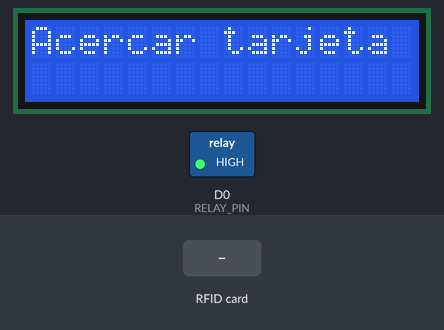
A sketch run on a simulated ESP8266 (NodeMCU). On the bench: 16×2 character LCD, switched loads named in the sketch (green lamp = pin HIGH). The test bench sets the inputs (shaded band). WiFi joins after 1.5 s; servers stay silent unless stated; uploads are accepted with an empty reply; what the sketch prints to the serial monitor is not drawn.

Above: at 3.3 s.
3.4 s: RFID card 5E 7A 19 C4 held to the reader
At 4.7 s:
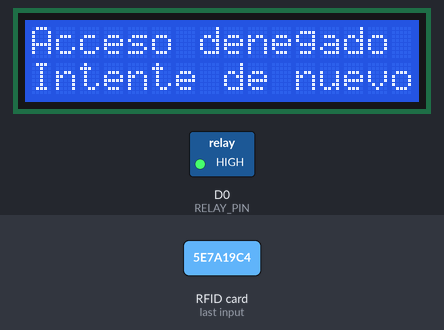
At 7.6 s:
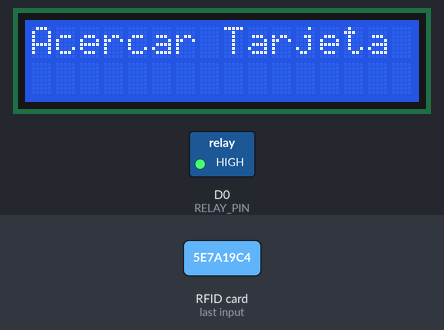
Timing chart, 0 to 9.1 s (numbered marks = the images above; inputs shaded):
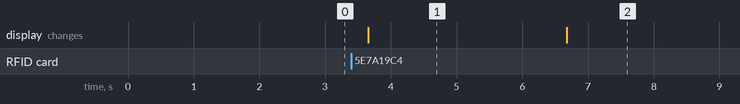

The sketch:

EjecutableHardware.ino
```cpp
#include <Wire.h>
#include <LiquidCrystal_PCF8574.h>
#include <SPI.h>
#include <MFRC522.h>
#include <ESP8266WiFi.h>
#include <WiFiClient.h>
#include <ESP8266HTTPClient.h>

// Pines RFID
#define SS_PIN D2      // SDA del RC522
#define RST_PIN D1     // RST del RC522

// Pin del relé que activa la cerradura
#define RELAY_PIN D0   // GPIO16

MFRC522 mfrc522(SS_PIN, RST_PIN);  // Crear objeto para RFID
LiquidCrystal_PCF8574 lcd(0x27);   // Dirección I2C del LCD

const char* ssid = "Alejandro";               // Tu SSID
const char* password = "roldan1982";          // Tu contraseña WiFi
const char* serverName = "http://172.20.10.2:5000/historial";  // URL del servidor Flask

void setup() {
  Serial.begin(115200);
  Wire.begin(D4, D3);        // SDA = D4, SCL = D3
  lcd.begin(16, 2);
  lcd.setBacklight(255);
  lcd.clear();
  lcd.setCursor(0, 0);
  lcd.print("Acercar tarjeta");

  SPI.begin();               // Iniciar SPI para RFID
  mfrc522.PCD_Init();        // Inicializar RFID

  pinMode(RELAY_PIN, OUTPUT);
  digitalWrite(RELAY_PIN, HIGH);  // Cerradura abierta (perno afuera) al inicio

  // Conectar a WiFi
  WiFi.mode(WIFI_STA);
  WiFi.begin(ssid, password);
  Serial.println("Conectando a WiFi...");
  int attempts = 0;
  while (WiFi.status() != WL_CONNECTED) {
    delay(1000);
    Serial.print(".");
    attempts++;
    if (attempts > 15) {
      Serial.println("\nNo se pudo conectar a WiFi.");
      return;
    }
  }
  Serial.println("\nConectado a WiFi.");
  Serial.print("IP Local: ");
  Serial.println(WiFi.localIP());
}

void loop() {
  if (!mfrc522.PICC_IsNewCardPresent() || !mfrc522.PICC_ReadCardSerial()) return;

  // Leer UID y convertir a string hexadecimal en minúscula
  String uid = "";
  for (byte i = 0; i < mfrc522.uid.size; i++) {
    if (mfrc522.uid.uidByte[i] < 0x10) uid += "0";
    uid += String(mfrc522.uid.uidByte[i], HEX);
  }
  uid.toLowerCase();

  Serial.print("Identificación: ");
  Serial.println(uid);

  // Enviar UID al servidor
  if (WiFi.status() == WL_CONNECTED) {
    WiFiClient client;
    HTTPClient http;

    http.begin(client, serverName);
    http.addHeader("Content-Type", "application/json");

    String jsonPayload = "{\"uid\":\"" + uid + "\"}";
    int httpResponseCode = http.POST(jsonPayload);

    if (httpResponseCode > 0) {
      String response = http.getString();
      Serial.println("Código HTTP: " + String(httpResponseCode));
      Serial.println("Respuesta del servidor: " + response);

      // Verifica si el servidor otorga permiso
      if (response.indexOf("Acceso autorizado") != -1) {
        // Acceso permitido
        lcd.clear();
        lcd.setCursor(0, 0);
        lcd.print("Acceso permitido");
        lcd.setCursor(0, 1);
        lcd.print("hola, Bienvenido");
        lcd.print(uid);

        // Activar la cerradura (cerrar perno)
        digitalWrite(RELAY_PIN, LOW);  // Cerrar cerradura
        delay(5000);                   // Mantener cerradura cerrada 5 segundos
        digitalWrite(RELAY_PIN, HIGH);  // Abrir cerradura (perno afuera)

        // Volver a mensaje de espera
        lcd.clear();
        lcd.setCursor(0, 0);
        lcd.print("Acercar Tarjeta");
      } else {
        // Acceso denegado
        lcd.clear();
        lcd.setCursor(0, 0);
        lcd.print("Acceso denegado");
        lcd.setCursor(0, 1);
        lcd.print("Intente de nuevo");
        lcd.print(uid);
        delay(3000);  // Mostrar mensaje 3 segundos

        // Volver a mensaje de espera sin activar relé
        lcd.clear();
        lcd.setCursor(0, 0);
        lcd.print("Acercar Tarjeta");
      }
    } else {
      Serial.println("Error en la solicitud HTTP: " + String(httpResponseCode));
      lcd.clear();
      lcd.setCursor(0, 0);
      lcd.print("Error de red");
      delay(3000);
      lcd.clear();
      lcd.setCursor(0, 0);
      lcd.print("Acercar Tarjeta");
    }

    http.end();
  } else {
    Serial.println("No conectado a WiFi.");
    lcd.clear();
    lcd.setCursor(0, 0);
    lcd.print("Sin conexion");
    delay(3000);
    lcd.clear();
    lcd.setCursor(0, 0);
    lcd.print("Acercar Tarjeta");
  }

  // Detener comunicación con la tarjeta
  mfrc522.PICC_HaltA();
  mfrc522.PCD_StopCrypto1();

  delay(1000); // Pequeña pausa para evitar lecturas rápidas
}
```

Measured:
- after the input at 3.4 s, the display: changes after 0.26 s (image 1)
- what the display in image 1 shows lasts 3.0 s, from 3.7 s to 6.7 s
